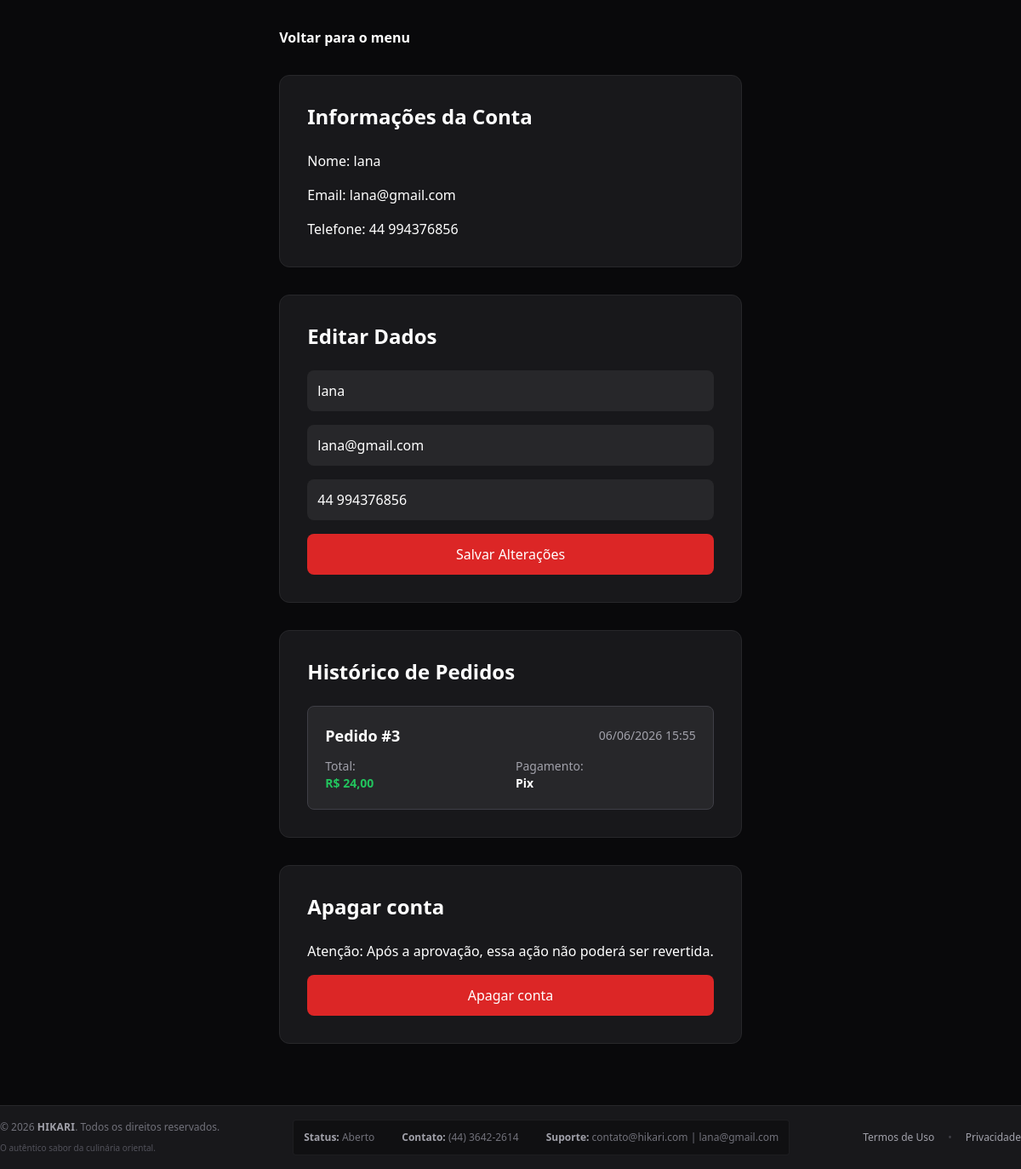
Screenshot of /views/geral/contaUsuario.php (signed in) with the database file from the repository.
### tables this page shows
CREATE TABLE `usuario` (
  `id` int(11) NOT NULL,
  `nome` varchar(255) NOT NULL,
  `email` varchar(255) NOT NULL,
  `telefone` varchar(20) NOT NULL,
  `senha` varchar(255) NOT NULL,
  `tipo` varchar(50) NOT NULL
);

CREATE TABLE `pedido` (
  `id` int(11) NOT NULL,
  `usuario_id` int(11) NOT NULL,
  `data_pedido` datetime DEFAULT current_timestamp(),
  `total` decimal(10,2) NOT NULL,
  `pagamento` varchar(100) NOT NULL
);

### models/Usuario.php (called while the page is built, shortened)
<?php
class Usuario{
    public static function buscarPorId($id){
        $conexao = abrirBanco();
        $sql = "SELECT * FROM usuario WHERE id = ?";
        $stmt = $conexao->prepare($sql);
        if($stmt){
            $stmt->bind_param("i", $id);
            if($stmt->execute()){
                $resultadoBanco = $stmt->get_result();
                if($resultadoBanco->num_rows > 0){
                    $usuario = $resultadoBanco->fetch_assoc();
                    return $usuario;
                }
            }
        } else{
            echo "Preparação falhou". $conexao->connect_error;
        }
        return false;
    }
}
?>

### models/Pedido.php (called while the page is built, shortened)
<?php
class Pedido {
    public static function exibirPedidos($usuario_id){
        $conexao = abrirBanco();
        $sql = "SELECT * FROM pedido WHERE usuario_id = ?";
        $stmt = $conexao->prepare($sql);
        $pedidos = [];
        if ($stmt) {
            $stmt->bind_param("i", $usuario_id);
            $stmt->execute();
            $resultado = $stmt->get_result();
            while ($linha = $resultado->fetch_assoc()) {
                $pedidos[] = $linha;
            }
        }
        return $pedidos;
    }
}
?>

### views/geral/contaUsuario.php (the view, shortened to what this page needs)
<?php
include "../../templates/header.php";
require_once "../../models/Usuario.php";
require_once "../../models/Pedido.php";
$usuario = Usuario::buscarPorId($_SESSION['usuario_id']);
$pedidos = Pedido::exibirPedidos($_SESSION['usuario_id']);
?>
<main class="max-w-5xl mx-auto p-8 flex flex-col gap-8">
    <a href="menu.php" class="font-bold">
        Voltar para o menu
    </a>
    <section
        id="informacoes"
        class="bg-zinc-900 p-8 rounded-xl border border-zinc-800"
    >
        <h2 class="text-2xl font-bold mb-6">
            Informações da Conta
        </h2>
        <div class="space-y-4">
            <p>
                <span>Nome:</span>
                <?php echo $usuario["nome"]; ?>
            </p>
            <p>
                <span>Email:</span>
                <?php echo $usuario["email"]; ?>
            </p>
            <p>
                <span>Telefone:</span>
                <?php echo $usuario["telefone"]; ?>
            </p>
        </div>
    </section>
    <section
        id="editar"
        class="bg-zinc-900 p-8 rounded-xl border border-zinc-800"
    >
        <h2 class="text-2xl font-bold mb-6">
            Editar Dados
        </h2>
        <form
            action="../../controllers/UsuarioController.php"
            method="POST"
            class="flex flex-col gap-4"
        >
            <input
                type="text"
                name="nome"
                value="<?php echo $usuario["nome"]; ?>"
                class="bg-zinc-800 p-3 rounded-lg"
            >
            <input
                type="email"
                name="email"
                value="<?php echo $usuario["email"]; ?>"
                class="bg-zinc-800 p-3 rounded-lg"
            >
            <input
                type="text"
                name="telefone"
                value="<?php echo $usuario["telefone"]; ?>"
                class="bg-zinc-800 p-3 rounded-lg"
            >
            <button
                type="submit"
                name="acao"
                value="editar"
                class="bg-red-600 p-3 rounded-lg hover:bg-red-700"
            >
                Salvar Alterações
            </button>
        </form>
    </section>
    <section
        id="historico"
        class="bg-zinc-900 p-8 rounded-xl border border-zinc-800"
    >
        <h2 class="text-2xl font-bold mb-6">
            Histórico de Pedidos
        </h2>
        <div class="flex flex-col gap-4">
            <?php if(empty($pedidos)): ?>
                <p class="text-zinc-400">
                    Você ainda não realizou nenhum pedido.
                </p>
            <?php else: ?>
                <?php foreach ($pedidos as $pedido): ?>
                    <div class="bg-zinc-800 p-5 rounded-lg border border-zinc-700 hover:border-red-600 transition">
                        <div class="flex justify-between items-center mb-3">
                            <h3 class="font-bold text-lg text-white">
                                Pedido #<?= $pedido['id'] ?>
                            </h3>
                            <span class="text-sm text-zinc-400">
                                <?= date('d/m/Y H:i', strtotime($pedido['data_pedido'])) ?>
                            </span>
                        </div>
                        <div class="grid grid-cols-2 gap-3 text-sm">
                            <div>
                                <span class="text-zinc-400">
                                    Total:
                                </span>
                                <p class="font-semibold text-green-500">
                                    R$ <?= number_format($pedido['total'], 2, ',', '.') ?>
                                </p>
                            </div>
                            <div>
                                <span class="text-zinc-400">
                                    Pagamento:
                                </span>
                                <p class="font-semibold text-white">
                                    <?= ucfirst($pedido['pagamento']) ?>
                                </p>
                            </div>
                        </div>
                    </div>
                <?php endforeach; ?>
            <?php endif; ?>
        </div>
    </section>
    <section
        id="apagar"
        class="bg-zinc-900 p-8 rounded-xl border border-zinc-800"
    >
        <h2 class="text-2xl font-bold mb-6">
            Apagar conta
        </h2>
        <form
            action="../../controllers/UsuarioController.php"
            method="POST"
            class="flex flex-col gap-4"
        >
            <div class="flex flex-col gap-4">
                <p>
                    Atenção: Após a aprovação, essa ação não poderá ser revertida.
                </p>
                <button
                    type="submit"
                    name="acao"
                    value="apagar"
                    onclick="return confirm('Tem certeza que deseja apagar sua conta?')"
                    class="bg-red-600 p-3 rounded-lg hover:bg-red-700"
                >
                    Apagar conta
                </button>
            </div>
        </form>
</main>
<?php include "../../templates/footer.php"  ?>

### rows the page displays
usuario: nome "lana", email "lana@gmail.com", telefone "44 994376856"
pedido: id "3", data_pedido "06/06/2026 15:55", total "24,00", pagamento "Pix"
